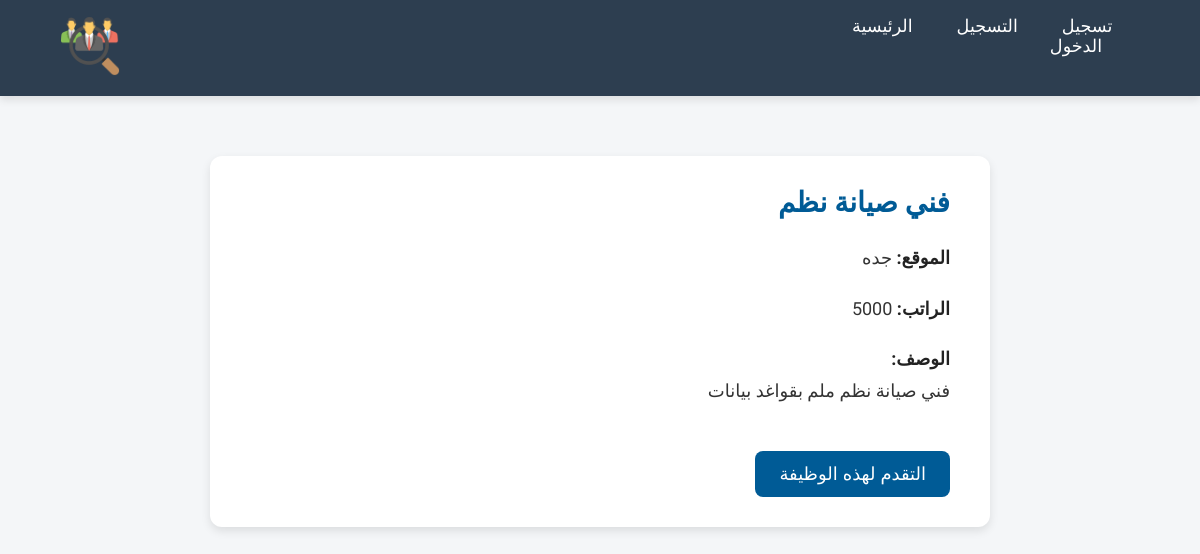
/jobseeker_panel/job_details.php?id=4, run on the app's committed database.
### tables this page shows
CREATE TABLE IF NOT EXISTS `job_posts` (
  `id` int NOT NULL AUTO_INCREMENT,
  `company_id` int NOT NULL,
  `title` varchar(255) NOT NULL,
  `description` text NOT NULL,
  `required_specialty` varchar(255) NOT NULL,
  `created_at` timestamp NULL DEFAULT CURRENT_TIMESTAMP,
  `location` varchar(255) DEFAULT NULL,
  `salary` decimal(10,0) DEFAULT NULL,
  PRIMARY KEY (`id`),
  KEY `company_id` (`company_id`)
);

### jobseeker_panel/job_details.php (the view, shortened to what this page needs)
<?php
include '../db_connect.php';
$job_id = $_GET['id'];
$result = $conn->query("SELECT * FROM job_posts WHERE id = $job_id");
$row = $result->fetch_assoc();
?>
<!DOCTYPE html>
<html lang="ar" dir="rtl">
<head>
    <link rel="stylesheet" href="../css/header.css">
    <link rel="stylesheet" href="../css/job_details.css">
    <?php include '../header.php'?>
</head>
<body>
    <div class="job-container">
        <h2><?= htmlspecialchars($row['title'] ?? '') ?></h2>
        <p><strong>الموقع:</strong> <?= htmlspecialchars($row['location'] ?? '') ?></p>
        <p><strong>الراتب:</strong> <?= htmlspecialchars($row['salary'] ?? '') ?></p>
        <p><strong>الوصف:</strong><br><?= nl2br(htmlspecialchars($row['description'] ?? '')) ?></p>
        <form method="POST" action="apply_job.php">
            <button type="submit" class="apply-button">التقدم لهذه الوظيفة</button>
        </form>
    </div>
</body>
</html>

### css/job_details.css (style rules this page uses)
body { font-family: 'Cairo', sans-serif; background-color: #f4f6f8; margin: 0; padding: 0; direction: rtl; }
.job-container { max-width: 700px; margin: 60px auto; background-color: #fff; padding: 30px 40px; border-radius: 12px; box-shadow: 0 4px 10px rgba(0,0,0,0.1); }
h2 { margin-top: 0; font-size: 28px; color: #005b96; }
p { font-size: 18px; line-height: 1.8; color: #333; }
strong { color: #222; }
.apply-button { display: inline-block; margin-top: 25px; background-color: #005b96; color: white; padding: 12px 24px; border: none; border-radius: 8px; cursor: pointer; font-size: 18px; transition: background-color 0.3s ease; }

### data on the page
job_posts: title "فني صيانة نظم", location "جده", salary "5000", description "فني صيانة نظم ملم بقواغد بيانات"
